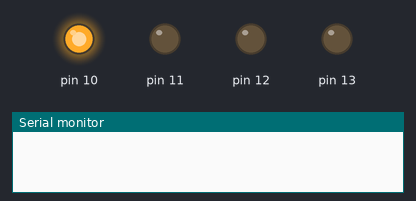
Bench run of a sketch on a simulated Arduino Uno, built with avr-gcc and run on an emulated ATmega328P. On the bench: output pins drawn as LEDs (lit = HIGH), the last lines printed to the serial monitor.

Above: at 0.2 s.
At 1.2 s:
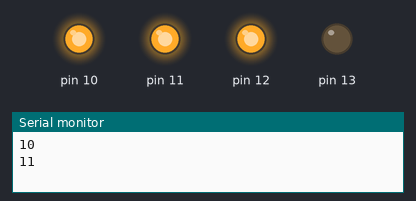
At 2.0 s:
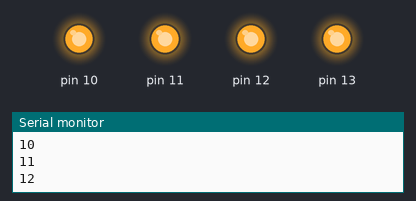
At 4.2 s:
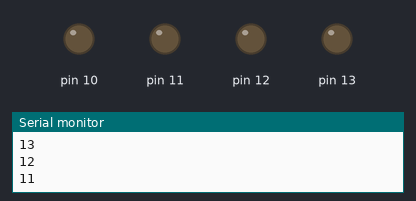
At 5.2 s:
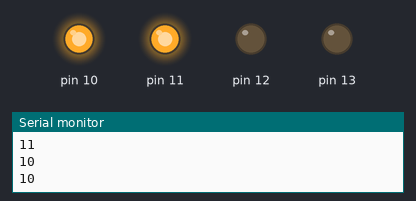
Timing chart, 0 to 5.9 s (numbered marks = the images above):
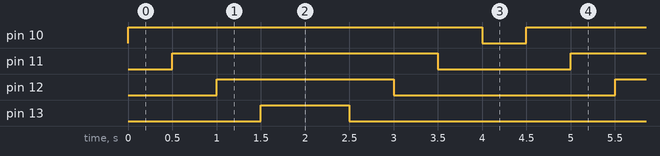

The sketch:

lesson_3_for_led.ino
```cpp
void setup() {
  // put your setup code here, to run once:
pinMode (13 , OUTPUT);
pinMode (12 , OUTPUT);
pinMode (11 , OUTPUT);
pinMode (10 , OUTPUT);
Serial.begin(9600);
}

void loop() {
  // put your main code here, to run repeatedly:
int i = 10;
for (i==10 ; i<=13 ; i++)
{
  digitalWrite(i,HIGH);
  delay(500);
  Serial.println(i);
}
for (i==13 ; i>=10 ; i--)
{
  digitalWrite(i,LOW);
  delay(500);
  Serial.println(i);
}
}
```

Measured:
- by itself, pin 10: alternates HIGH for 4.0 s and LOW for 0.50 s
- by itself, pin 11: alternates HIGH for 3.0 s and LOW for 1.5 s
- by itself, pin 12: alternates HIGH for 2.0 s and LOW for 2.5 s
- by itself, pin 13: alternates HIGH for 1.0 s and LOW for 3.5 s
